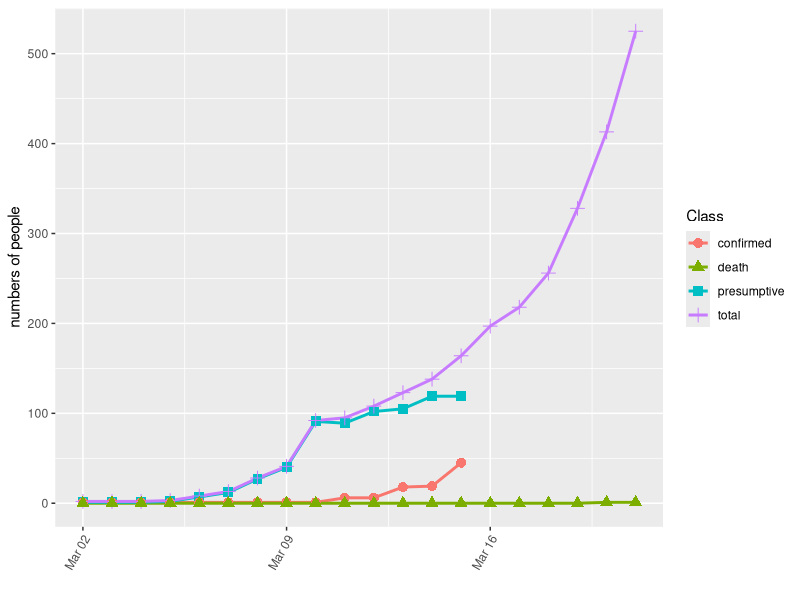
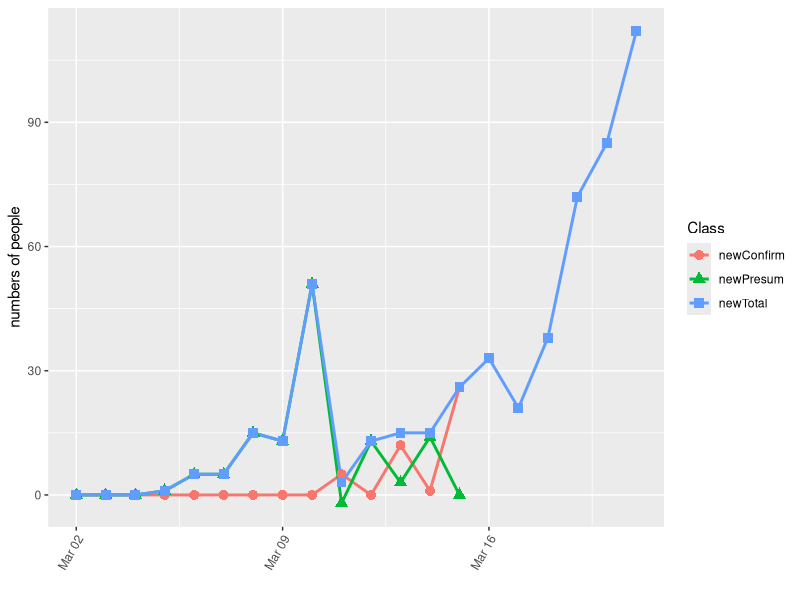
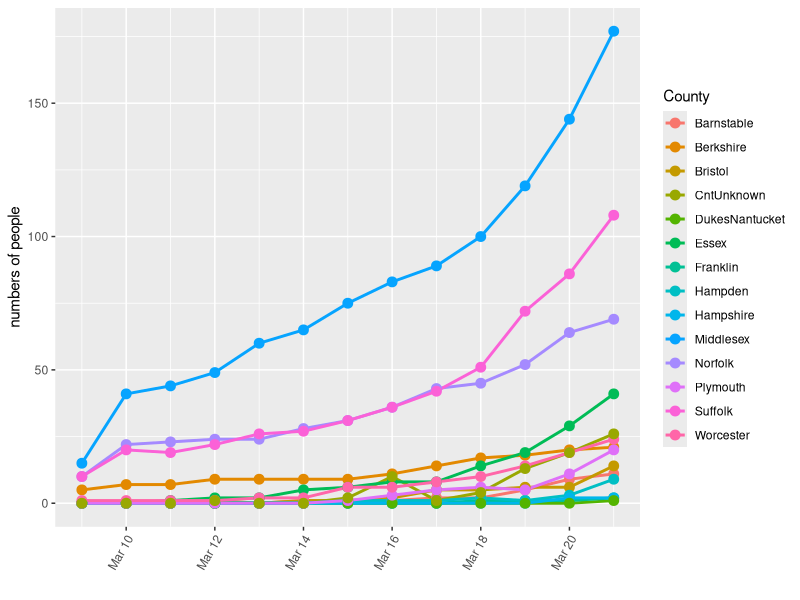
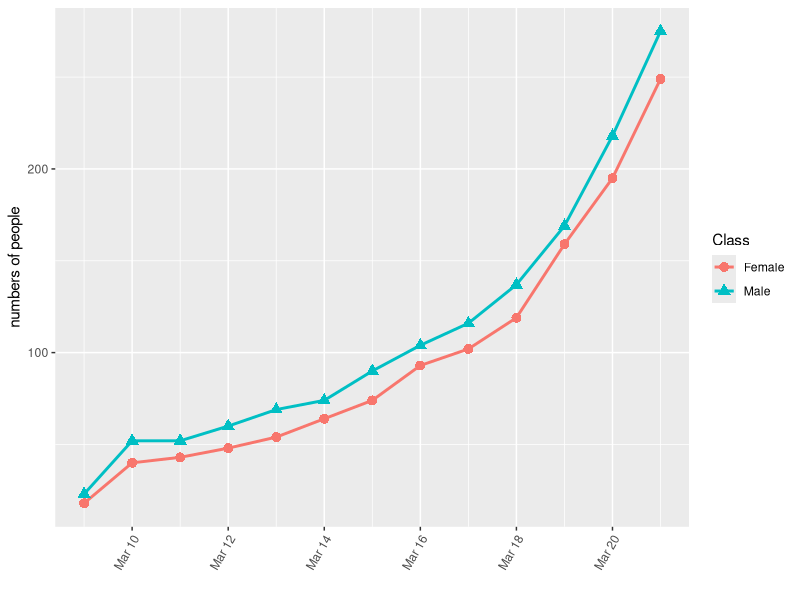
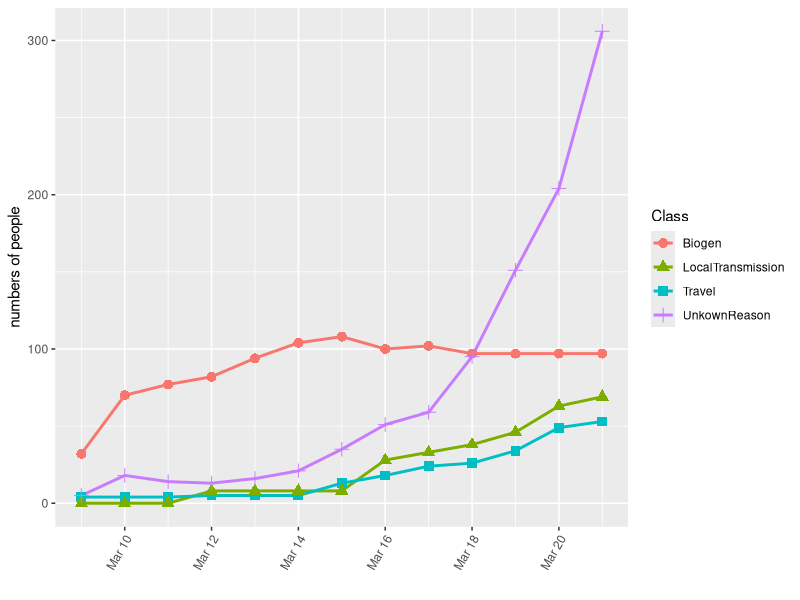
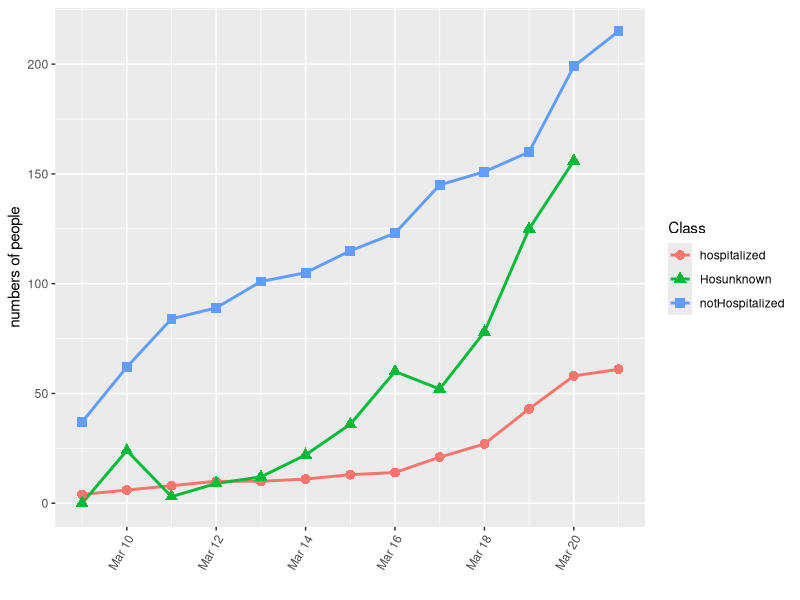

These charts were generated, in order, by the following R code:
## ---- chunk 1
knitr::opts_chunk$set(echo = TRUE)
## ---- chunk 2
library(tidyverse)
library(lubridate)
covMas <- read.csv("covmas.csv")
sources <- read.csv("masSources.csv")
covMasDet <- read.csv("covmasdetail.csv")
covMasDay <- read.csv("covmasday.csv")
## ---- chunk 3
covMaslong <- gather(covMas%>% select(-X), key="key", value="value", -date)
names(covMaslong)[2] <- "Class"
covMaslong %>% filter(Class %in% c("presumptive","confirmed","total", "death"))%>% ggplot(aes(as.Date(date, "%Y-%m-%d"),value,color=Class,shape=Class))+geom_line(size=1)+geom_point(size=3)+ylab("numbers of people")+xlab("")+theme(axis.text.x = element_text(angle = 60, hjust = 1))
## ---- chunk 4
covMasDaylong <- gather(covMasDay%>% select(-X), key="key", value="value", -date)
names(covMasDaylong)[2] <- "Class"
covMasDaylong %>%  ggplot(aes(as.Date(date, "%Y-%m-%d"),value,color=Class,shape=Class))+geom_line(size=1)+geom_point(size=3)+ylab("numbers of people")+xlab("")+theme(axis.text.x = element_text(angle = 60, hjust = 1))
## ---- chunk 5
covMasDetCntlong <- gather(covMasDet%>% select(-X) %>% select(date,Barnstable,Berkshire,Bristol,Franklin,Essex,Hampden,Hampshire,Middlesex,Norfolk,DukesNantucket,Plymouth,Suffolk,Worcester,CntUnknown), key="key", value="value", -date)
names(covMasDetCntlong)[2] <- "County"
covMasDetCntlong %>% ggplot(aes(as.Date(date, "%Y-%m-%d"),value,color=County))+geom_line(size=1)+geom_point(size=3)+ylab("numbers of people")+xlab("")+theme(axis.text.x = element_text(angle = 60, hjust = 1))
## ---- chunk 6
covMasDetSexlong <- gather(covMasDet%>% select(-X) %>% select(date,Male,Female), key="key", value="value", -date)
names(covMasDetSexlong)[2] <- "Class"
covMasDetSexlong %>% ggplot(aes(as.Date(date, "%Y-%m-%d"),value,color=Class,shape=Class))+geom_line(size=1)+geom_point(size=3)+ylab("numbers of people")+xlab("")+theme(axis.text.x = element_text(angle = 60, hjust = 1))
## ---- chunk 7
covMasDetWhylong <- gather(covMasDet%>% select(-X) %>% select(date,Biogen,Travel,LocalTransmission,UnkownReason), key="key", value="value", -date)
names(covMasDetWhylong)[2] <- "Class"
covMasDetWhylong %>% ggplot(aes(as.Date(date, "%Y-%m-%d"),value,color=Class,shape=Class))+geom_line(size=1)+geom_point(size=3)+ylab("numbers of people")+xlab("")+theme(axis.text.x = element_text(angle = 60, hjust = 1))
## ---- chunk 8
covMasDetHoslong <- gather(covMasDet%>% select(-X) %>% select(date,hospitalized,notHospitalized,Hosunknown), key="key", value="value", -date)
names(covMasDetHoslong)[2] <- "Class"
covMasDetHoslong %>% ggplot(aes(as.Date(date, "%Y-%m-%d"),value,color=Class,shape=Class))+geom_line(size=1)+geom_point(size=3)+ylab("numbers of people")+xlab("")+theme(axis.text.x = element_text(angle = 60, hjust = 1))
